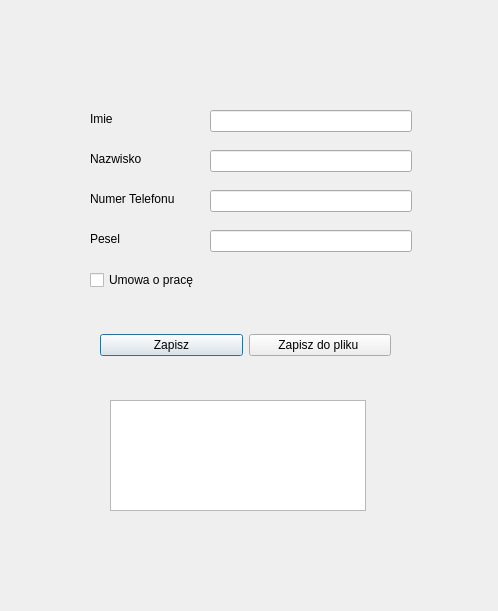
<?xml version="1.0" encoding="UTF-8"?>
<ui version="4.0">
 <class>Dialog</class>
 <widget class="QDialog" name="Dialog">
  <property name="geometry">
   <rect>
    <x>0</x>
    <y>0</y>
    <width>498</width>
    <height>611</height>
   </rect>
  </property>
  <property name="windowTitle">
   <string>Dialog</string>
  </property>
  <widget class="QCheckBox" name="Umowacheckbox">
   <property name="geometry">
    <rect>
     <x>90</x>
     <y>270</y>
     <width>200</width>
     <height>20</height>
    </rect>
   </property>
   <property name="text">
    <string>Umowa o pracę</string>
   </property>
  </widget>
  <widget class="QLineEdit" name="PeselLine">
   <property name="geometry">
    <rect>
     <x>210</x>
     <y>230</y>
     <width>202</width>
     <height>22</height>
    </rect>
   </property>
   <property name="inputMask">
    <string comment="99999999999" extracomment="99999999999"/>
   </property>
   <property name="maxLength">
    <number>11</number>
   </property>
  </widget>
  <widget class="QLabel" name="pese">
   <property name="geometry">
    <rect>
     <x>90</x>
     <y>220</y>
     <width>90</width>
     <height>38</height>
    </rect>
   </property>
   <property name="text">
    <string>Pesel</string>
   </property>
  </widget>
  <widget class="QLineEdit" name="NumerLine">
   <property name="geometry">
    <rect>
     <x>210</x>
     <y>190</y>
     <width>202</width>
     <height>22</height>
    </rect>
   </property>
   <property name="inputMask">
    <string comment="99999999999" extracomment="99999999999"/>
   </property>
   <property name="maxLength">
    <number>9</number>
   </property>
  </widget>
  <widget class="QLabel" name="numer">
   <property name="geometry">
    <rect>
     <x>90</x>
     <y>180</y>
     <width>101</width>
     <height>38</height>
    </rect>
   </property>
   <property name="text">
    <string>Numer Telefonu</string>
   </property>
  </widget>
  <widget class="QLineEdit" name="NazwiskoLine">
   <property name="geometry">
    <rect>
     <x>210</x>
     <y>150</y>
     <width>202</width>
     <height>22</height>
    </rect>
   </property>
  </widget>
  <widget class="QLabel" name="nazwisko">
   <property name="geometry">
    <rect>
     <x>90</x>
     <y>140</y>
     <width>90</width>
     <height>38</height>
    </rect>
   </property>
   <property name="text">
    <string>Nazwisko</string>
   </property>
  </widget>
  <widget class="QLineEdit" name="ImieLine">
   <property name="geometry">
    <rect>
     <x>210</x>
     <y>110</y>
     <width>202</width>
     <height>22</height>
    </rect>
   </property>
  </widget>
  <widget class="QLabel" name="imie">
   <property name="geometry">
    <rect>
     <x>90</x>
     <y>100</y>
     <width>90</width>
     <height>38</height>
    </rect>
   </property>
   <property name="text">
    <string>Imie</string>
   </property>
  </widget>
  <widget class="QListWidget" name="listWidget">
   <property name="geometry">
    <rect>
     <x>110</x>
     <y>400</y>
     <width>256</width>
     <height>111</height>
    </rect>
   </property>
  </widget>
  <widget class="QWidget" name="">
   <property name="geometry">
    <rect>
     <x>100</x>
     <y>330</y>
     <width>291</width>
     <height>30</height>
    </rect>
   </property>
   <layout class="QHBoxLayout" name="horizontalLayout">
    <item>
     <widget class="QPushButton" name="ZapiszButton">
      <property name="text">
       <string>Zapisz</string>
      </property>
     </widget>
    </item>
    <item>
     <widget class="QPushButton" name="ZapiszdoplikuButton">
      <property name="text">
       <string>Zapisz do pliku </string>
      </property>
     </widget>
    </item>
   </layout>
  </widget>
 </widget>
 <resources/>
 <connections/>
</ui>
